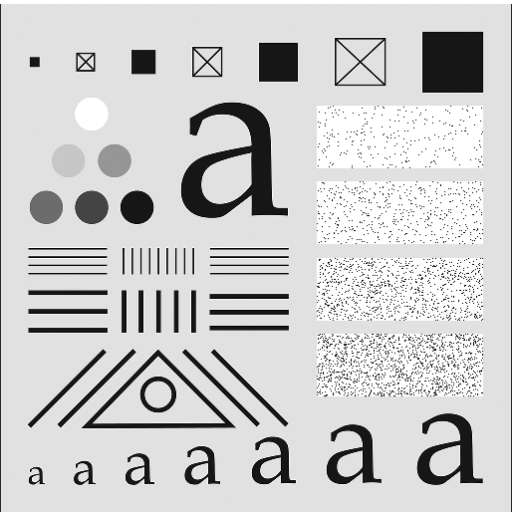
#> input picture W1/example.png, 1024 x 1024 px (shown at 1/2 size)
$ python img_smoothing.py
#> lines starting #> are read from the running program, lines starting #| are printed output that depends on the picture
import numpy as np
import os
import cv2
from matplotlib import pyplot as plt

img = cv2.imread('example.png')
#> img is the input picture: shape (1024, 1024, 3); mean B, G, R 204, 204, 204
assert img is not None, "file could not be read, check with os.path.exists()"

meanBlur = cv2.blur(img, (11, 11))
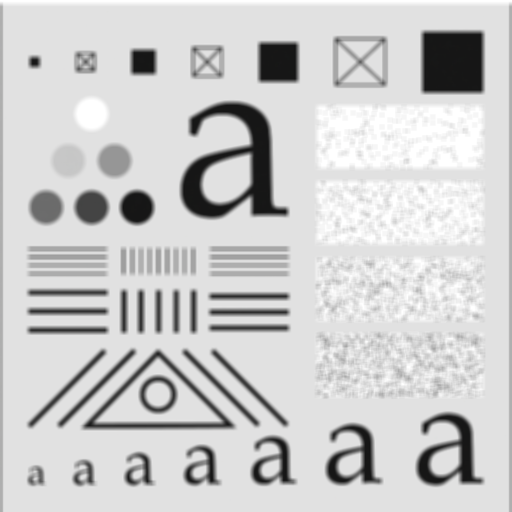
#> meanBlur: shape (1024, 1024, 3) (shown at 1/2 size); mean B, G, R 204.3, 204.3, 204.3
medianBlur = cv2.medianBlur(img, 11)
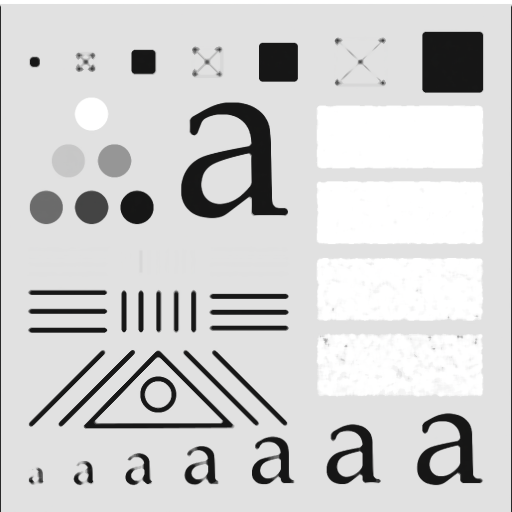
#> medianBlur: shape (1024, 1024, 3) (shown at 1/2 size); mean B, G, R 209, 209, 209
gaussBlur = cv2.GaussianBlur(img, (11, 11), 0)
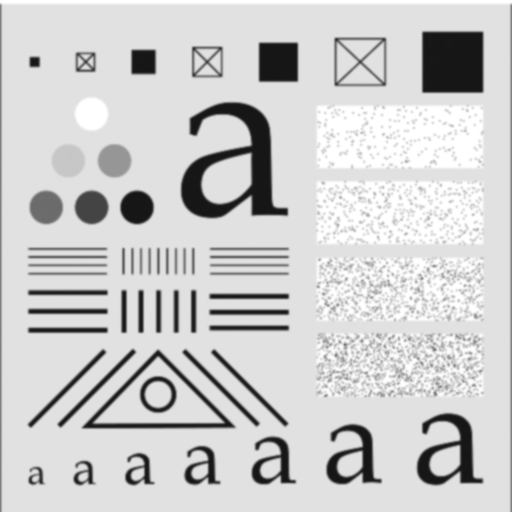
#> gaussBlur: shape (1024, 1024, 3) (shown at 1/2 size); mean B, G, R 204.2, 204.3, 204.3
biBlur = cv2.bilateralFilter(img, 15, 75, 75)

plt.subplot(231),plt.imshow(img),plt.title('Original')
plt.xticks([]), plt.yticks([])
plt.subplot(232),plt.imshow(meanBlur),plt.title('Mean blur')
plt.xticks([]), plt.yticks([])
plt.subplot(233),plt.imshow(gaussBlur),plt.title('Gaussian blur')
plt.xticks([]), plt.yticks([])
plt.subplot(234),plt.imshow(medianBlur),plt.title('Median blur')
plt.xticks([]), plt.yticks([])
plt.subplot(235),plt.imshow(biBlur),plt.title('Bilateral blur')
plt.xticks([]), plt.yticks([])
plt.show()
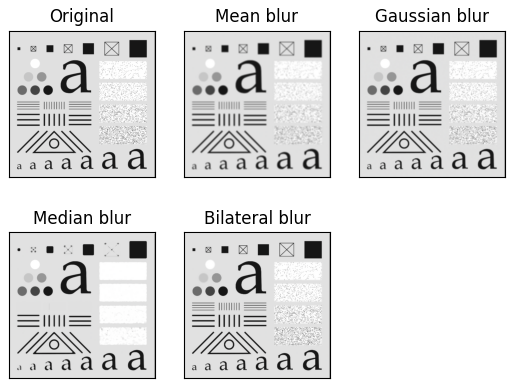
#> figure drawn by matplotlib, 5 panels; B, G, R data is drawn as R, G, B
